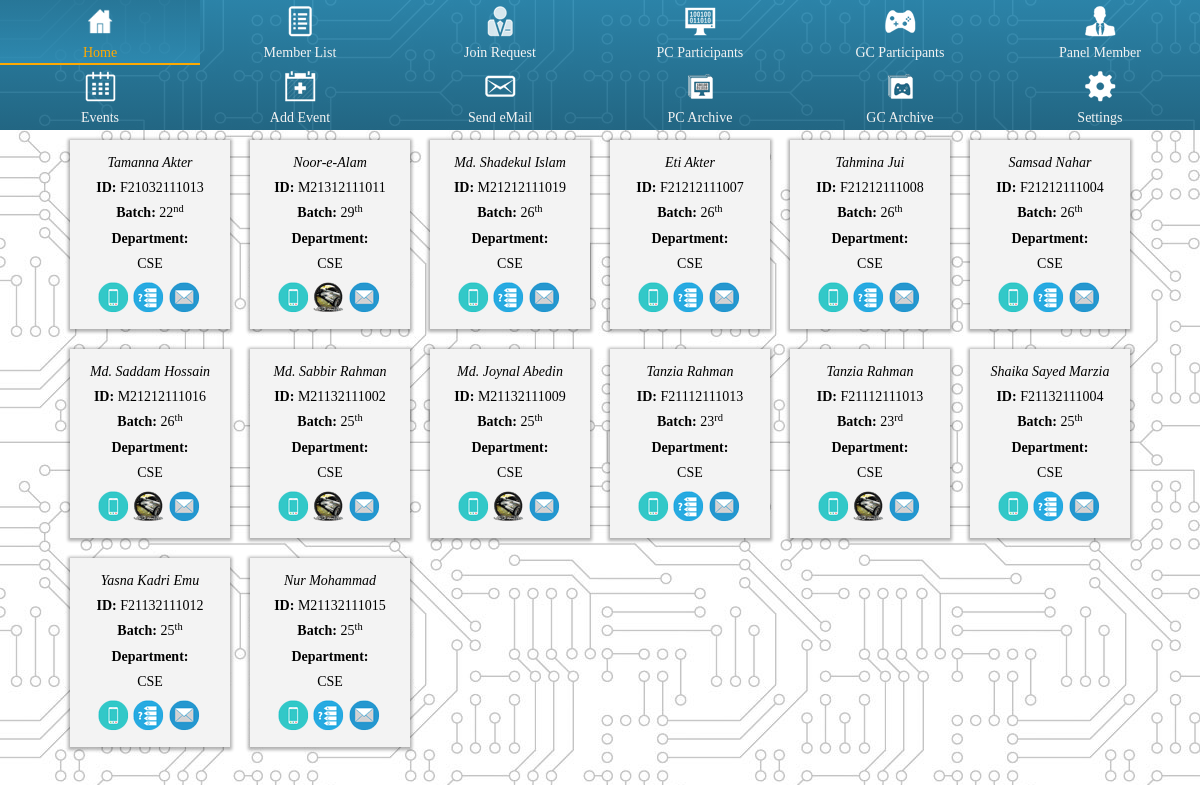
/admin/gparticipantsar.php (signed in), run on the app's committed database.
### tables this page shows
CREATE TABLE IF NOT EXISTS `gamingcontest_archive` (
  `GamerID` int(10) NOT NULL,
  `Game` varchar(30) NOT NULL,
  `Name` varchar(30) NOT NULL,
  `StudentID` varchar(12) NOT NULL,
  `Batch` varchar(5) NOT NULL,
  `Department` varchar(50) NOT NULL,
  `ContactNo` varchar(20) NOT NULL,
  `eMail` varchar(50) NOT NULL,
  `RegistrationDate` timestamp NOT NULL DEFAULT CURRENT_TIMESTAMP,
  PRIMARY KEY (`GamerID`)
);

### classes/Database.php (called while the page is built, shortened)
<?php
	class Database {
		private $db;
		public function connect(){
			$this->db = new mysqli(DB_HOST, DB_USER, DB_PASS, DB_NAME);
		}
		public function query($sql){
			return $this->db->query($sql);
		}
		public function fetch($result){
			return mysqli_fetch_assoc($result);
		}
	}
?>

### admin/gparticipantsar.php (the view, shortened to what this page needs)
<?php require_once "../includes/functions.php"  ; ?>
<?php
    $GAME = array();
    $GAME['QUIZ']    =   "Online ICT Quiz";
    $GAME['NFSM']    =   "Need for Speed - Mostwanted";
    $GAME['COD4']    =   "Call of Duty - Modern Warfare";
    $GAME['FIFA']    =   "FIFA14";
    $GAME['CHESS']   =   "Chess";
    $GAME['CARROM']  =   "Carrom";
    $GAME['TTENNIS'] =   "Table Tennis";
?>
<!DOCTYPE html>
<html class="">
<head>
    <link rel="stylesheet" href="css/admin.css" />
</head>
<body>
	<?php require_once 'adminnav.php'; ?>
    <main>
        <section>
            <div class="container">
                <div class="row">
                    <?php
                        $db = new Database();
                        $sql = "SELECT * FROM gamingcontest_archive ORDER BY RegistrationDate DESC";
                        $result = $db->query($sql);
                        while($row = $db->fetch($result)){
                    ?>
                    <div class="columns two">
                        <div class="person">
                            <p class="italic"><?= $row['Name']; ?></p>
                            <p class="info"><span class="bold">ID:</span> <?= $row['StudentID']; ?></p>
                            <p class="info"><span class="bold">Batch:</span> <?= format_position($row['Batch']); ?></p>
                            <p class="info"><span class="bold">Department:</span><br><?= $row['Department']; ?></p>
                            <div class="icons" style="width: 106px">
                                <div class="icon32x32 n17" title="<?= $row['ContactNo']; ?>"></div>
                                <div class="game32x32 <?=$row['Game']?>"  title="<?= $GAME[$row['Game']]; ?>"></div>
                                <a href="mailto:<?= $row['eMail']; ?>">
                                <div class="icon32x32 n18" title="<?= $row['eMail']; ?>"></div></a>
                            </div>
                        </div>
                    </div>
                    <?php
                        }
                    ?>
                </div>
            </div>
        </section>
    </main>
</body>
</html>

### includes/functions.php (shortened to what this page needs)
<?php
	function format_position($number){
		$number = intval($number);
		if($number%10==1){
			$number.='<sup>st</sup>';
		} elseif($number%10==2){
			$number.='<sup>nd</sup>';
		} elseif($number%10==3){
			$number.='<sup>rd</sup>';
		} else {
			$number.='<sup>th</sup>';
		}
		return $number;
	}
?>

### css/admin.css (style rules this page uses)
html { font-family:sans-serif;-ms-text-size-adjust:100%;-webkit-text-size-adjust:100% }
body { margin:0 }
article,aside,details,figcaption,figure,footer,header,hgroup,main,nav,section,summary { display:block }
a { background:transparent }
sub,sup { font-size:75%;line-height:0;position:relative;vertical-align:baseline }
sup { top:-0.5em }
* { -webkit-box-sizing:border-box;-moz-box-sizing:border-box;box-sizing:border-box;-webkit-font-smoothing:antialiased;font-smoothing:antialiased;margin:0;padding:0 }
html { min-height:100%;position:relative }
a { text-decoration:none;color:#f3f3f3 }
body { background:url("../img/circuite_white.jpg");font:14px/1.5em 'Georgia',serif;position:relative }
.container { width:90%;max-width:1230px;height:100%;margin:0 auto }
main { overflow:hidden;min-height:100% }
.person { background:#f3f3f3;margin:10px;padding:10px;box-shadow:0 1px 3px 2px rgba(0,0,0,0.3) }
.person p { text-align:center;width:100%;line-height:1.8em }
.person .icons { width:70px;margin:0 auto;margin-top:5px }
.person .icon32x32,.person .game32x32 { display:inline-block }
.icon32x32 { height:32px;width:32px;background:url('../img/AdminSprite_32x32.png') no-repeat }
.game32x32 { height:32px;width:32px;background:url('../img/GameSprite_32x32.png') no-repeat }
.n17 { background-position:0 -128px }
.n18 { background-position:-32px -128px }
.NFSM { background-position:0 0 }
.QUIZ { background-position:0 -64px }
.bold { font-weight:bold }
.italic { font-style:italic }
.row { width:100% }
.columns { float:left }
.columns.two { width:16.666% }
.row { *zoom:1 }
.row:before,.row:after { display:table;content:"";line-height:0 }
.row:after { clear:both }

### data on the page
gamingcontest_archive: Name "Tamanna Akter", StudentID "F21032111013", Batch "22", shows "nd", Department "CSE"
gamingcontest_archive: Name "Noor-e-Alam", StudentID "M21312111011", Batch "29", shows "th", Department "CSE"
gamingcontest_archive: Name "Md. Shadekul Islam", StudentID "M21212111019", Batch "26", shows "th", Department "CSE"
gamingcontest_archive: Name "Eti Akter", StudentID "F21212111007", Batch "26", shows "th", Department "CSE"
gamingcontest_archive: Name "Tahmina Jui", StudentID "F21212111008", Batch "26", shows "th", Department "CSE"
gamingcontest_archive: Name "Samsad Nahar", StudentID "F21212111004", Batch "26", shows "th", Department "CSE"
gamingcontest_archive: Name "Md. Saddam Hossain", StudentID "M21212111016", Batch "26", shows "th", Department "CSE"
gamingcontest_archive: Name "Md. Sabbir Rahman", StudentID "M21132111002", Batch "25", shows "th", Department "CSE"
gamingcontest_archive: Name "Md. Joynal Abedin", StudentID "M21132111009", Batch "25", shows "th", Department "CSE"
gamingcontest_archive: Name "Tanzia Rahman", StudentID "F21112111013", Batch "23", shows "rd", Department "CSE"
gamingcontest_archive: Name "Tanzia Rahman", StudentID "F21112111013", Batch "23", shows "rd", Department "CSE"
gamingcontest_archive: Name "Shaika Sayed Marzia", StudentID "F21132111004", Batch "25", shows "th", Department "CSE"
gamingcontest_archive: Name "Yasna Kadri Emu", StudentID "F21132111012", Batch "25", shows "th", Department "CSE"
gamingcontest_archive: Name "Nur Mohammad", StudentID "M21132111015", Batch "25", shows "th", Department "CSE"
